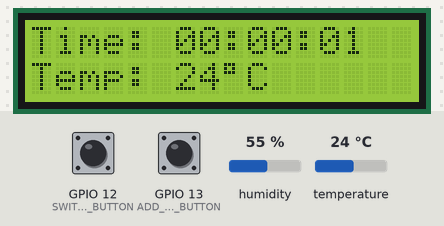
This sketch was run on a simulated ESP32. Parts: 16×2 character LCD. The inputs (shaded band) are chosen by the test bench; at power-on: temperature 24 °C, GPIO 12 (SWITCH_MODE_BUTTON) LOW, GPIO 13 (ADD_TIME_BUTTON) LOW, humidity 55 %. What the sketch prints to the serial monitor is not drawn.

Above: at 1.2 s.
1.3 s: temperature set to 11 °C
At 2.9 s:
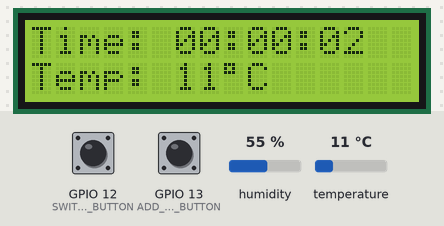
3.6 s: temperature set to 8 °C
At 6.5 s:
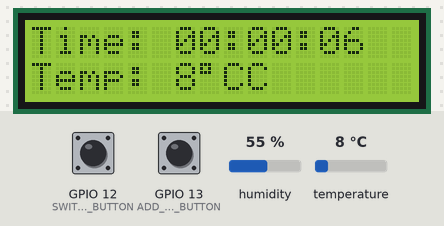
6.6 s: GPIO 12 (SWITCH_MODE_BUTTON) pulled HIGH for 0.15 s
8.2 s: GPIO 13 (ADD_TIME_BUTTON) pulled HIGH for 3.2 s
At 12.1 s:
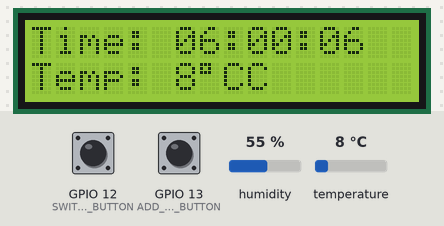
12.9 s: GPIO 12 (SWITCH_MODE_BUTTON) pulled HIGH for 1 s
At 14.4 s:
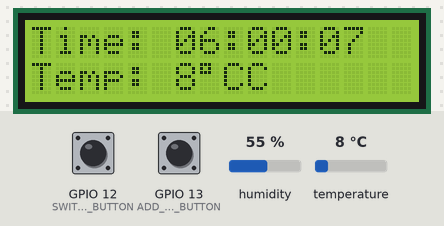
16.5 s: temperature set to 12 °C
At 17.8 s:
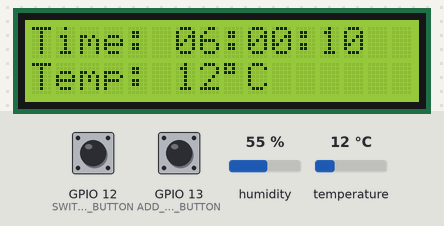
Timing chart, 0 to 19.5 s (numbered marks = the images above; inputs shaded):
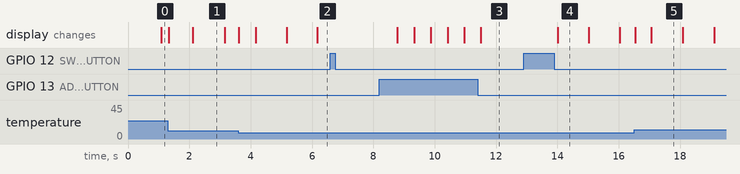

Measured:
- the behaviour switches between 10 and 9 °C on temperature (found by bisection; images 1 and 2)
- after the input at 3.6 s, the display: first changes at once (image 2 shows a later state)
- after the input at 6.6 s, every drawn part: stays the same
- after the input at 8.2 s, the display: first changes after 0.58 s (image 3 shows a later state)
- after the input at 12.9 s, the display: changes after 1.1 s (image 4)
- after the input at 16.5 s, the display: first changes at once (image 5 shows a later state)
- what the display in image 1 shows lasts 1.0 s, from 2.1 s to 3.1 s

The sketch:

LCD.ino
```cpp
//   系所：資科工碩一 | 學號：312551105  | 姓名：羅羽軒
// 通過LCD顯示目前環境的溫度與目前的時間，並且需要顯示溫度的單位
// Button 設計(兩個按鍵)：
// - 一個按鍵表示設定狀態，
//   按下第一次表示設定小時，按下第二次表示設定分鐘，按下第三次表示結束設定
// - 第二個按鍵用來增加時間的設定值

#include <LiquidCrystal_I2C.h>
#include <SimpleDHT.h>
#include <Wire.h>

// 設定 DHT11
#define DHT11_PIN 9
SimpleDHT11 dht11(DHT11_PIN);

// 設定 LCD I2C
LiquidCrystal_I2C lcd(0x27, 16, 2);
#define I2C_SDA 17
#define I2C_SCL 18

// 設定 兩個按鈕
#define SWITCH_MODE_BUTTON 12
#define ADD_TIME_BUTTON 13

int settingMode = 0;  // 0 表示顯示時間，1 表示設定小時，2 表示設定分鐘

int hours = 0;
int minutes = 0;
int seconds = 0;
unsigned long lastSecondChange = 0;

byte temperature = 0;
byte humidity = 0;

// function prototype
String formatTime(int timeValue);
void showTime();
void showTemperature();

void setup() {
  Serial.begin(115200);
  Wire.begin(I2C_SDA, I2C_SCL);
  lcd.init();
  lcd.backlight();

  pinMode(SWITCH_MODE_BUTTON, INPUT);
  pinMode(ADD_TIME_BUTTON, INPUT);
}

void loop() {
  // 讀取按鈕狀態
  int switchModeButtonState = digitalRead(SWITCH_MODE_BUTTON);
  int addTimeButtonState = digitalRead(ADD_TIME_BUTTON);

  unsigned long currentMillis = millis();

  // 切換模式 0: 顯示時間 1: 設定小時 2: 設定分
  if (switchModeButtonState == HIGH) {
    settingMode = (settingMode + 1) % 3;
    Serial.print("switchModeButtonState: ");
    Serial.println(settingMode);
    delay(500);  // 防止按鈕彈跳
  }

  if (settingMode == 0) {  // 顯示時間
    unsigned long currentTime = millis();
    if (currentTime - lastSecondChange >= 1000) {  // 自動增加秒數
      seconds += 1;
      if (seconds == 60) {
        seconds %= 60;
        minutes = (minutes + 1);
        if (minutes > 59) {
          minutes %= 60;
          hours = (hours + 1) % 24;
        }
      }
      lastSecondChange = currentTime;
    }
  } else if (settingMode == 1) {  // 設定小時
    if (addTimeButtonState == HIGH) {
      Serial.print("hours: ");
      Serial.println(hours);
      hours = (hours + 1) % 24;
      delay(500);
    }
  } else if (settingMode == 2) {  // 設定分鐘
    if (addTimeButtonState == HIGH) {
      minutes = (minutes + 1) % 60;
      delay(500);
    }
  }
  showTime();
  showTemperature();
}

// 顯示時間
void showTime() {
  // format: Time: HH：MM：SS
  lcd.setCursor(0, 0);
  lcd.print("Time: ");
  lcd.print(formatTime(hours));
  lcd.print(":");
  lcd.print(formatTime(minutes));
  lcd.print(":");
  lcd.print(formatTime(seconds));
}

// 顯示溫度
void showTemperature() {
  dht11.read(DHT11_PIN, &temperature, &humidity, NULL);
  lcd.setCursor(0, 1);
  lcd.print("Temp: ");
  lcd.print((int)temperature);
  lcd.write(B11011111);
  lcd.print("C");
}

// 確保時間數字為兩位數
String formatTime(int timeValue) {
  if (timeValue < 10) {
    return "0" + String(timeValue);
  } else {
    return String(timeValue);
  }
}
```
